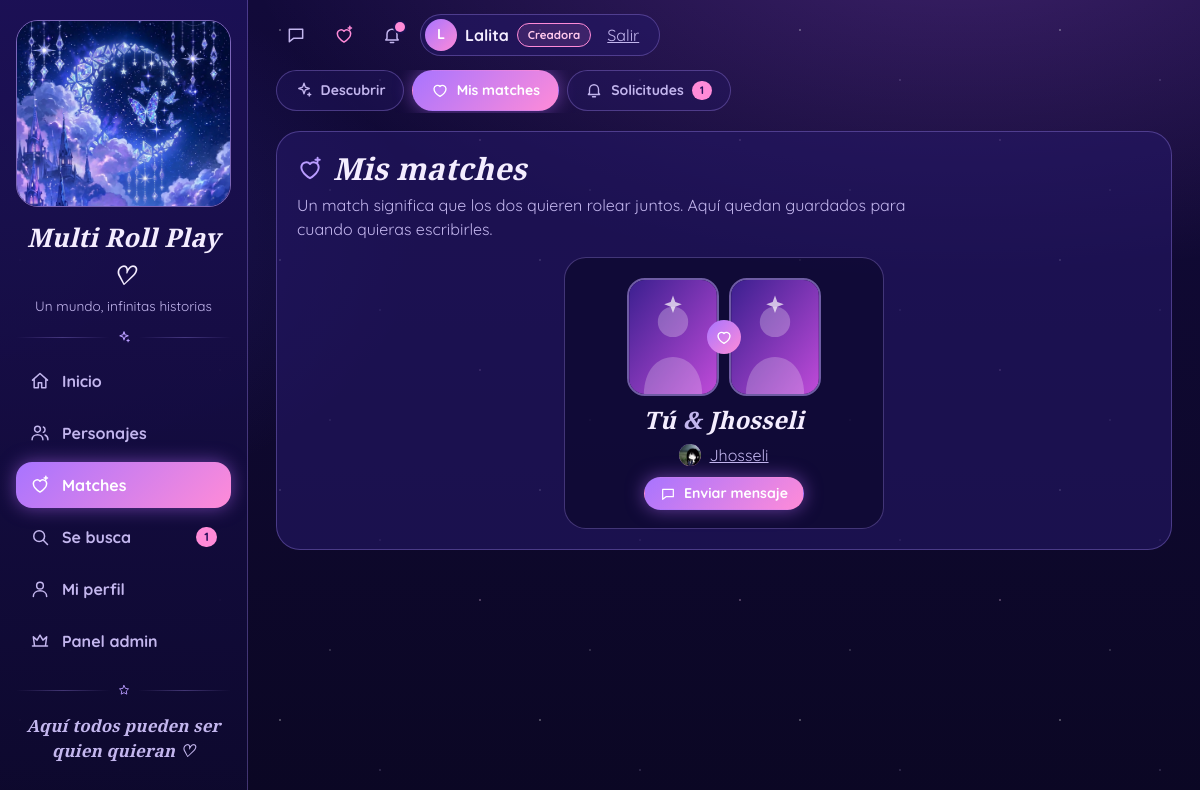
The page /matches (signed in) on the database its author committed.
### app.py (models this page shows)
class Usuario(UserMixin, db.Model):
    id = db.Column(db.Integer, primary_key=True)
    username = db.Column(db.String(80), unique=True, nullable=False)
    password_hash = db.Column(db.String(200), nullable=False)
    role = db.Column(db.String(20), default='user')       # 'user', 'admin', 'owner' (dueña) o 'creator' (creadora)
    puntos = db.Column(db.Integer, default=0)
    is_approved = db.Column(db.Boolean, default=False)         # lo aprueba un admin
    foto_url = db.Column(db.String(300), nullable=True)        # foto de perfil
    bio = db.Column(db.String(300), nullable=True)             # presentación breve
    personajes = db.relationship('Personaje', backref='dueno', lazy=True, cascade='save-update, merge')
    solicitudes = db.relationship('Solicitud', backref='autor', lazy=True,
                                  cascade='all, delete-orphan')
    @property
    def es_dueno(self):          # nivel máximo: la dueña del grupo y la creadora tienen los mismos permisos
        return self.role in ('owner', 'creator')
    @property
    def es_admin(self):          # el nivel máximo también tiene poderes de admin
        return self.role in ('admin', 'owner', 'creator')
    @property
    def etiqueta_rol(self):
        return ('Creadora' if self.role == 'creator' else 'Dueña' if self.role == 'owner'
                else 'Admin' if self.es_admin else 'Rolero')

### app.py (the view)
@app.route('/matches')
@login_required
def matches():
    yo = current_user.id
    filas = (Match.query.filter(Match.estado == 'match')
             .filter((Match.user1_id == yo) | (Match.user2_id == yo))
             .order_by(Match.id.desc()).all())
    datos = []
    for m in filas:
        otro_id, mio_id, suyo_id, nuevo = lado(m, yo)
        datos.append({'match': m, 'usuario': db.session.get(Usuario, otro_id), 'nuevo': nuevo,
                      'mio': db.session.get(Personaje, mio_id) if mio_id else None,
                      'suyo': db.session.get(Personaje, suyo_id) if suyo_id else None})
        if m.user1_id == yo:
            m.visto1 = True
        else:
            m.visto2 = True
    db.session.commit()
    return render_template('matches.html', matches=datos)

### app.py (called while the page is built)
@login_manager.user_loader
def load_user(user_id):
    return db.session.get(Usuario, int(user_id))

def listar_pistas():
    carpeta = os.path.join(BASE_DIR, 'static', 'audio')
    try:
        nombres = sorted(f for f in os.listdir(carpeta) if f.lower().endswith(('.mp3', '.ogg', '.m4a', '.wav')))
    except OSError:
        nombres = []
    pistas = []
    for f in nombres:
        titulo = re.sub(r'^\d+[_\-\s]*', '', os.path.splitext(f)[0]).replace('_', ' ').strip()
        pistas.append({'archivo': url_for('static', filename='audio/' + f), 'titulo': titulo.capitalize() or f})
    return pistas

def avatar(usuario, clase=''):
    if usuario is not None and getattr(usuario, 'foto_url', None):
        return Markup('<img class="avatar %s" src="%s" alt="" loading="lazy">') % (clase, usuario.foto_url)
    inicial = (getattr(usuario, 'username', '?') or '?')[0].upper()
    return Markup('<span class="avatar %s">%s</span>') % (clase, inicial)

def csrf_token():
    if '_csrf' not in session:
        session['_csrf'] = secrets.token_hex(16)
    return session['_csrf']

@app.before_request
def proteger_csrf():
    if request.method == 'POST':
        enviado = request.form.get('_csrf') or request.headers.get('X-CSRF-Token', '')
        if not hmac.compare_digest(session.get('_csrf', '').encode(), enviado.encode()):
            abort(400)

def lado(m, yo):
    if m.user1_id == yo:
        return m.user2_id, m.personaje2_id, m.personaje_id, not m.visto1
    return m.user1_id, m.personaje_id, m.personaje2_id, not m.visto2

### iconos.py (called while the page is built)
def ico(nombre, tam=20, clase=''):
    d = _P.get(nombre)
    if d is None:
        return Markup('')
    relleno = 'currentColor' if nombre in _RELLENOS else 'none'
    return Markup(
        f'<svg class="ico {clase}" width="{tam}" height="{tam}" viewBox="0 0 24 24" fill="{relleno}" '
        f'stroke="currentColor" stroke-width="1.8" stroke-linecap="round" stroke-linejoin="round" '
        f'aria-hidden="true" focusable="false"><path d="{d}"/></svg>')

### templates/matches.html (shortened to what this page needs)
{% extends "base.html" %}
{% block content %}
{% set activa = 'matches' %}{% include "_tabs_matches.html" %}
<section class="panel">
  <h1 class="titulo-seccion cursivo" style="margin-bottom:6px">{{ ico('heart-spark', 26) }}Mis matches</h1>
  <p class="suave" style="margin-top:0;max-width:64ch">Un match significa que los dos quieren rolear juntos. Aquí quedan guardados para cuando quieras escribirles.</p>
  {% if matches %}
  <div class="match-grid">
    {% for f in matches %}
    <article class="match-card {{ 'nuevo' if f.nuevo }}">
      <div class="match-par">
        <img src="{{ f.mio.imagen if f.mio else url_for('static', filename='img/avatar_default.svg') }}" alt="" class="match-img"
             onerror="this.onerror=null;this.src='{{ url_for('static', filename='img/avatar_default.svg') }}'">
        <span class="match-centro">{{ ico('heart', 18) }}</span>
        <img src="{{ f.suyo.imagen if f.suyo else url_for('static', filename='img/avatar_default.svg') }}" alt="" class="match-img"
             onerror="this.onerror=null;this.src='{{ url_for('static', filename='img/avatar_default.svg') }}'">
      </div>
      <h3 class="cursivo match-nombres">{{ f.mio.nombre if f.mio else 'Tú' }} <span class="suave">&amp;</span> {{ f.suyo.nombre if f.suyo else f.usuario.username }}</h3>
      <a class="match-persona" href="{{ url_for('perfil_usuario', uid=f.usuario.id) }}">{{ avatar(f.usuario, 'avatar-xs') }}{{ f.usuario.username }}</a>
      <div class="fila-botones" style="margin-top:auto">
        <a class="btn btn-neon btn-sm" href="{{ url_for('chat', match_id=f.match.id) }}" data-abrir-chat="{{ f.match.id }}">{{ ico('message', 16) }}Enviar mensaje</a>
      </div>
    </article>
    {% endfor %}
  </div>
  {% else %}
    <div class="vacio">Todavía no tienes matches. <a class="enlace" href="{{ url_for('descubrir') }}">Desliza en Descubrir</a> y encuentra con quién rolear.</div>
  {% endif %}
</section>
{% endblock %}

### templates/base.html (shortened to what this page needs)
<!DOCTYPE html>
<html lang="es">
<head>
  <link rel="stylesheet" href="{{ url_for('static', filename='css/style.css') }}">
</head>
<body data-csrf="{{ csrf_token() }}">
{% set ep = request.endpoint %}
<div class="app">
  <aside id="menu" class="sidebar">
    <a href="{{ url_for('home') }}" class="logo-marco" aria-label="Inicio">
      <img src="{{ url_for('static', filename='img/logo.jpg') }}" alt="">
    </a>
    <div class="text-center mt-3">
      <div class="cursivo marca-nombre">{{ NOMBRE_SITIO }} ♡</div>
      <div class="suave" style="font-size:.85rem">{{ LEMA_SITIO }}</div>
    </div>
    <div class="divisor">{{ ico('sparkle', 14) }}</div>
    <nav>
      <a class="nav-link {{ 'activo' if ep == 'home' }}" href="{{ url_for('home') }}">{{ ico('home') }}Inicio</a>
      {% if current_user.is_authenticated %}
      <a class="nav-link {{ 'activo' if ep in ('personajes', 'personaje') }}" href="{{ url_for('personajes') }}">{{ ico('users') }}Personajes</a>
      <a class="nav-link {{ 'activo' if ep in ('descubrir', 'matches', 'conexiones', 'chat') }}" href="{{ url_for('matches') if matches_nuevos else url_for('descubrir') }}">{{ ico('heart-spark') }}Matches
        {% if matches_nuevos %}<span class="contador">{{ matches_nuevos }}</span>{% endif %}</a>
      <a class="nav-link {{ 'activo' if ep == 'solicitados' }}" href="{{ url_for('solicitados') }}">{{ ico('search') }}Se busca
        {% if busquedas_abiertas %}<span class="contador">{{ busquedas_abiertas }}</span>{% endif %}</a>
      <a class="nav-link {{ 'activo' if ep in ('profile', 'perfil_usuario', 'personaje_nuevo', 'personaje_editar') }}" href="{{ url_for('profile') }}">{{ ico('user') }}Mi perfil</a>
      {% if current_user.es_admin %}
      <a class="nav-link {{ 'activo' if ep == 'admin' }}" href="{{ url_for('admin') }}">{{ ico('crown') }}Panel admin</a>
      {% endif %}
      {% else %}
      <a class="nav-link {{ 'activo' if ep == 'login' }}" href="{{ url_for('login') }}">{{ ico('user') }}Entrar</a>
      <a class="nav-link {{ 'activo' if ep == 'register' }}" href="{{ url_for('register') }}">{{ ico('sparkle') }}Registrarse</a>
      {% endif %}
    </nav>
    <div style="margin-top:auto">
      <div class="divisor">{{ ico('star', 12) }}</div>
      <p class="suave text-center cursivo" style="font-size:1.05rem">Aquí todos pueden ser quien quieran ♡</p>
    </div>
  </aside>
  <div class="contenido">
    <header class="topbar">
      {% set pistas = listar_pistas() %}
      {% if current_user.is_authenticated %}
        <button type="button" class="icono-btn" id="chat-btn" aria-label="Mensajes{% if chat_sin_leer %} ({{ chat_sin_leer }} sin leer){% endif %}" title="Mensajes" aria-controls="chat-dock" aria-expanded="false">
          {{ ico('message', 20) }}<span class="contador contador-btn" id="chat-contador" {% if not chat_sin_leer %}hidden{% endif %}>{{ chat_sin_leer }}</span></button>
        <a href="{{ url_for('matches') }}" class="icono-btn corazon" aria-label="Matches{% if matches_nuevos %} ({{ matches_nuevos }} nuevos){% endif %}" title="Matches">
          {{ ico('heart-spark', 20) }}{% if matches_nuevos %}<span class="punto"></span>{% endif %}</a>
        <a href="{{ url_for('conexiones') }}" class="icono-btn" aria-label="Solicitudes{% if solicitudes_pendientes %} ({{ solicitudes_pendientes }} nuevas){% endif %}" title="Solicitudes">
          {{ ico('bell', 20) }}{% if solicitudes_pendientes %}<span class="punto"></span>{% endif %}</a>
        <div class="pastilla-usuario">
          <a href="{{ url_for('profile') }}" class="pastilla-perfil" aria-label="Mi perfil">
            {{ avatar(current_user, 'avatar-sm') }}
            <span class="pastilla-nombre">{{ current_user.username }}</span>
            {% if current_user.es_admin %}<span class="insignia {{ 'insignia-dueno' if current_user.es_dueno else 'insignia-admin' }}">{{ current_user.etiqueta_rol }}</span>{% endif %}
          </a>
          <form method="post" action="{{ url_for('logout') }}" style="display:inline">
            <button class="enlace-salir">Salir</button>
          </form>
        </div>
      {% endif %}
    </header>
    <main>
      {% block content %}{% endblock %}
    </main>
  </div>
</div>
</body>
</html>

### rows shown on the page
Usuario: foto_url+username "L", username "Lalita", etiqueta_rol "Creadora"
Usuario: suyo "Jhosseli", foto_url (picture), usuario.username "Jhosseli"

### other values the page prints
{{ NOMBRE_SITIO }} "Multi Roll Play"
{{ LEMA_SITIO }} "Un mundo, infinitas historias"
{{ busquedas_abiertas }} "1"
{{ solicitudes_pendientes }} "1"
{{ f.mio.nombre if f.mio else 'Tú' }} "Tú"
